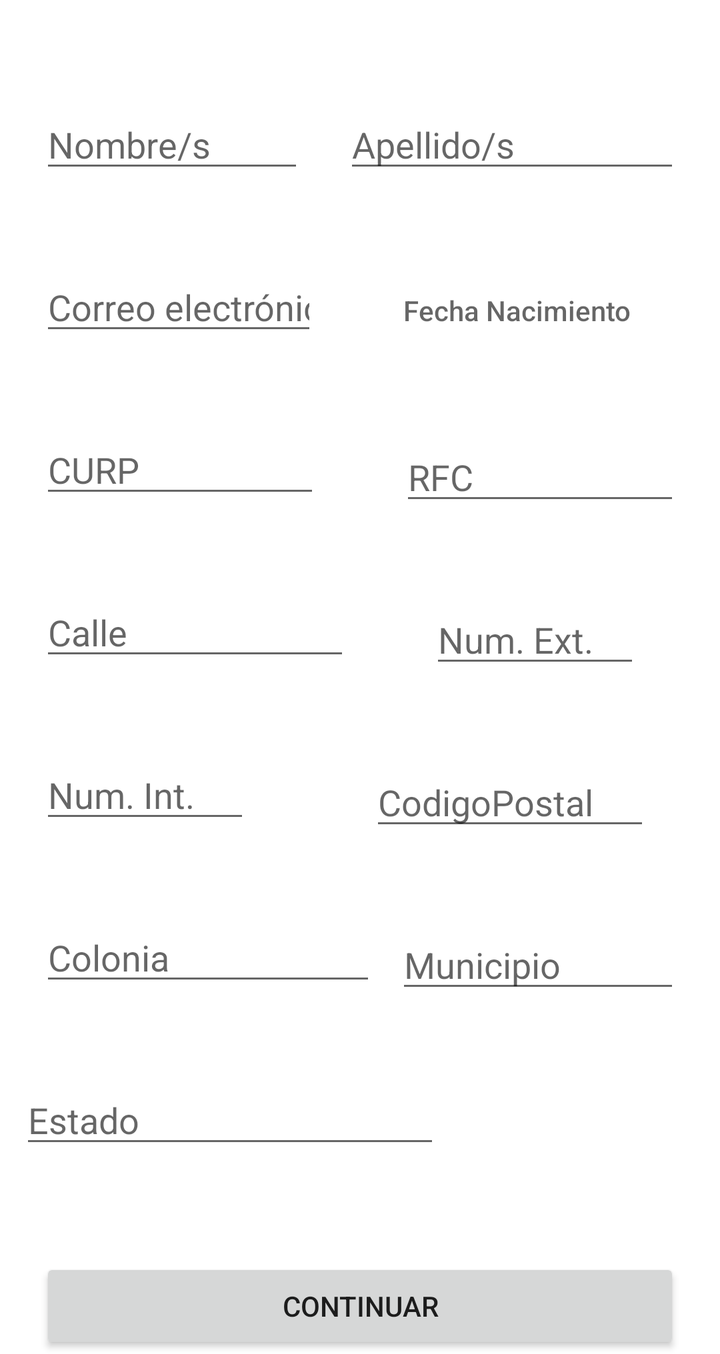
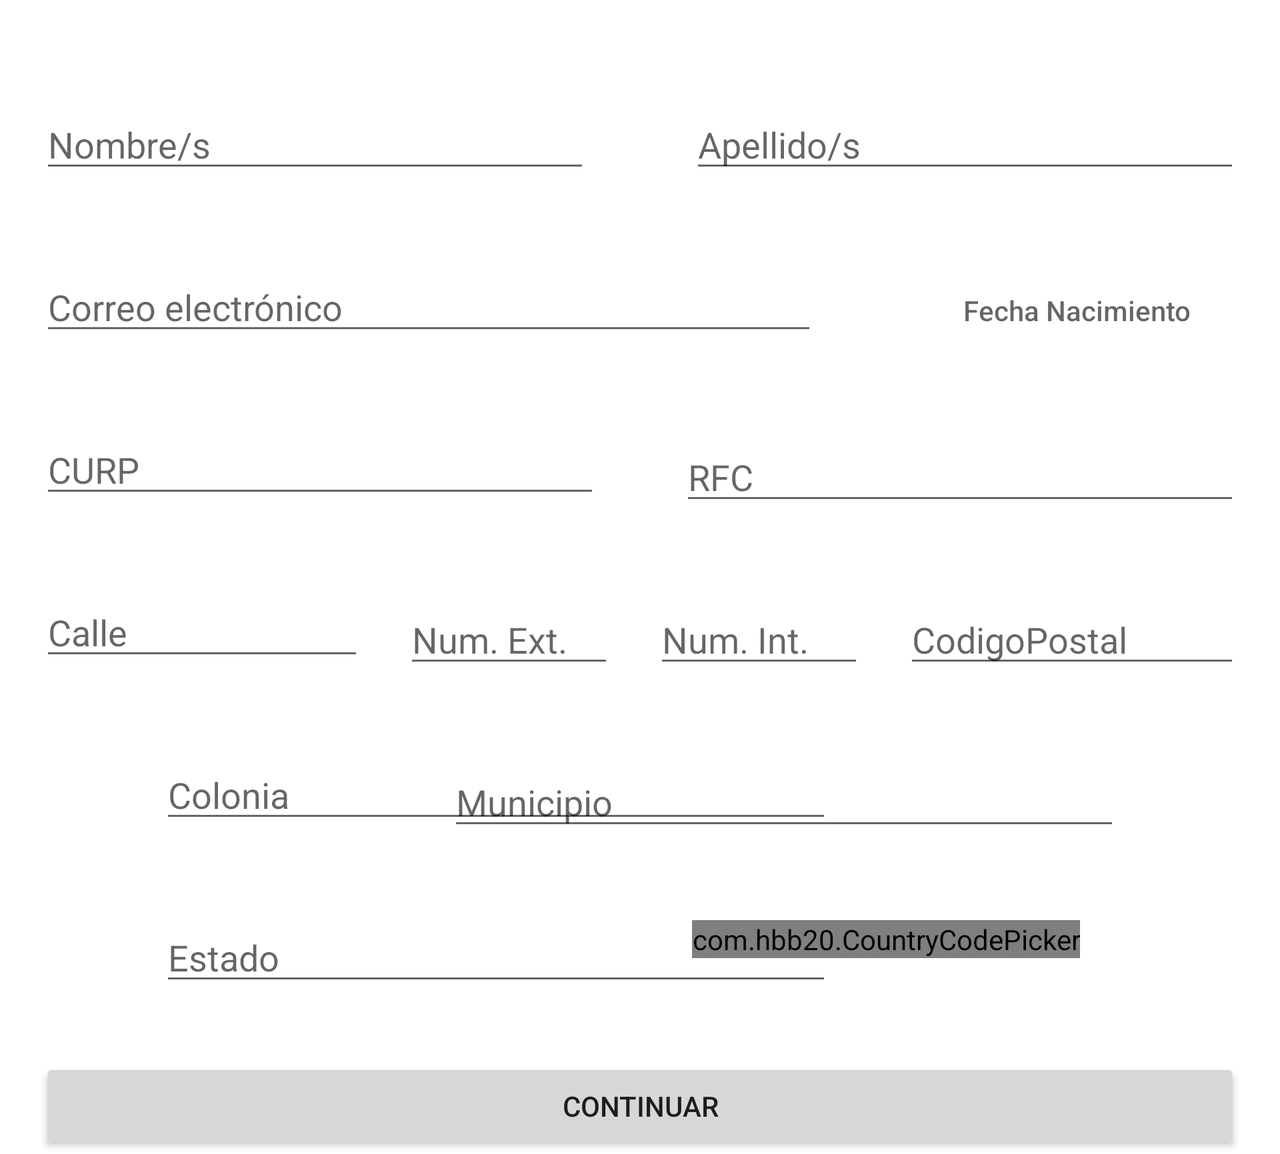

First picture: res/layout/ on a phone held upright. Second picture: the repository's own variant of that layout, on a device whose configuration matches the variant's folder. Source for both follows.
<!-- AndroidManifest.xml: application theme Theme.ContinentalInvestmentSecurities -->
<!-- res/layout/fragment_anadirclientedatosperonales.xml -->
<?xml version="1.0" encoding="utf-8"?>
<ScrollView xmlns:android="http://schemas.android.com/apk/res/android"
    xmlns:app="http://schemas.android.com/apk/res-auto"
    xmlns:tools="http://schemas.android.com/tools"
    android:layout_width="match_parent"
    android:layout_height="match_parent"
    tools:context=".ui.anadirClienteDatosPersonales.AñadirClienteDatosPeronalesFragment">

    <androidx.constraintlayout.widget.ConstraintLayout
        android:layout_width="match_parent"
        android:layout_height="match_parent">


        <androidx.appcompat.widget.AppCompatEditText
            android:id="@+id/Apellidos"
            android:layout_width="0dp"
            android:layout_height="wrap_content"
            android:layout_centerVertical="true"
            android:layout_marginTop="50dp"
            android:layout_marginEnd="20dp"
            android:ems="8"
            android:hint="Apellido/s"
            android:inputType="textPersonName"
            app:layout_constraintEnd_toEndOf="parent"
            app:layout_constraintTop_toTopOf="parent" />

        <androidx.appcompat.widget.AppCompatEditText
            android:id="@+id/Nombres"
            android:layout_width="0dp"
            android:layout_height="wrap_content"
            android:layout_centerVertical="true"
            android:layout_marginStart="20dp"
            android:layout_marginTop="50dp"
            android:layout_marginEnd="20dp"
            android:ems="10"
            android:hint="Nombre/s"
            android:inputType="textNoSuggestions"
            app:layout_constraintEnd_toStartOf="@+id/Apellidos"
            app:layout_constraintStart_toStartOf="parent"
            app:layout_constraintTop_toTopOf="parent" />

        <androidx.appcompat.widget.AppCompatEditText
            android:id="@+id/Correo"
            android:layout_width="0dp"
            android:layout_height="wrap_content"
            android:layout_centerVertical="true"
            android:layout_marginStart="20dp"
            android:layout_marginTop="40dp"
            android:layout_marginEnd="18dp"
            android:ems="10"
            android:hint="Correo electrónico"
            android:inputType="textEmailAddress"
            app:layout_constraintEnd_toStartOf="@+id/mostrarFechaNacimiento"
            app:layout_constraintHorizontal_bias="0.0"
            app:layout_constraintStart_toStartOf="parent"
            app:layout_constraintTop_toBottomOf="@+id/Nombres" />


        <androidx.appcompat.widget.AppCompatButton
            android:id="@+id/mostrarFechaNacimiento"
            style="@style/Widget.AppCompat.Button.Borderless"
            android:layout_width="wrap_content"
            android:layout_height="wrap_content"
            android:layout_centerVertical="false"
            android:layout_marginTop="40dp"
            android:layout_marginEnd="20dp"
            android:ems="10"
            android:fontFamily="sans-serif-medium"
            android:hint="Fecha Nacimiento"
            app:layout_constraintEnd_toEndOf="parent"
            app:layout_constraintTop_toBottomOf="@+id/Apellidos" />

        <androidx.appcompat.widget.AppCompatEditText
            android:id="@+id/CURP"
            android:layout_width="0dp"
            android:layout_height="wrap_content"
            android:layout_centerVertical="true"
            android:layout_marginStart="20dp"
            android:layout_marginTop="40dp"
            android:layout_marginEnd="20dp"

            android:ems="10"
            android:hint="CURP"
            android:maxLength="18"
            android:inputType="textNoSuggestions"
            app:layout_constraintEnd_toStartOf="@+id/RFC"
            app:layout_constraintStart_toStartOf="parent"
            app:layout_constraintTop_toBottomOf="@+id/Correo" />

        <androidx.appcompat.widget.AppCompatEditText
            android:id="@+id/RFC"
            android:layout_width="0dp"
            android:layout_height="wrap_content"
            android:layout_centerVertical="true"
            android:layout_marginStart="20dp"
            android:layout_marginTop="37dp"
            android:layout_marginEnd="20dp"
            android:ems="10"
            android:hint="RFC"
            android:maxLength="13"
            android:inputType="textNoSuggestions"
            app:layout_constraintEnd_toEndOf="parent"
            app:layout_constraintStart_toEndOf="@+id/CURP"
            app:layout_constraintTop_toBottomOf="@+id/mostrarFechaNacimiento" />

        <androidx.appcompat.widget.AppCompatEditText
            android:id="@+id/Municipio"
            android:layout_width="0dp"
            android:layout_height="wrap_content"
            android:layout_centerVertical="true"
            android:layout_marginStart="10dp"
            android:layout_marginTop="40dp"
            android:layout_marginEnd="20dp"
            android:ems="10"
            android:hint="Municipio"
            android:inputType="textNoSuggestions"
            app:layout_constraintEnd_toEndOf="parent"
            app:layout_constraintStart_toEndOf="@+id/Colonia"
            app:layout_constraintTop_toBottomOf="@+id/CodigoPostal" />

        <androidx.appcompat.widget.AppCompatEditText
            android:id="@+id/Calle"
            android:layout_width="0dp"
            android:layout_height="wrap_content"
            android:layout_centerVertical="true"
            android:layout_marginStart="20dp"
            android:layout_marginTop="40dp"
            android:layout_marginEnd="20dp"
            android:ems="10"
            android:hint="Calle"
            android:inputType="textNoSuggestions"
            app:layout_constraintEnd_toStartOf="@+id/NumeroExt"
            app:layout_constraintStart_toStartOf="parent"
            app:layout_constraintTop_toBottomOf="@+id/CURP" />

        <androidx.appcompat.widget.AppCompatEditText
            android:id="@+id/NumeroExt"
            android:layout_width="wrap_content"
            android:layout_height="wrap_content"
            android:layout_centerVertical="true"
            android:layout_marginStart="20dp"
            android:layout_marginTop="40dp"
            android:layout_marginEnd="40dp"
            android:ems="5"
            android:hint="Num. Ext."
            android:inputType="textNoSuggestions"
            app:layout_constraintEnd_toEndOf="parent"
            app:layout_constraintStart_toEndOf="@+id/Calle"
            app:layout_constraintTop_toBottomOf="@+id/RFC" />

        <androidx.appcompat.widget.AppCompatEditText
            android:id="@+id/NumInt"
            android:layout_width="0dp"
            android:layout_height="wrap_content"
            android:layout_centerVertical="true"
            android:layout_marginStart="20dp"
            android:layout_marginTop="40dp"
            android:ems="5"
            android:hint="Num. Int."
            android:inputType="textNoSuggestions"
            android:maxLength="5"
            app:layout_constraintStart_toStartOf="parent"
            app:layout_constraintTop_toBottomOf="@+id/Calle" />

        <androidx.appcompat.widget.AppCompatEditText
            android:id="@+id/CodigoPostal"
            android:layout_width="0dp"
            android:layout_height="wrap_content"
            android:layout_centerVertical="true"
            android:layout_marginStart="60dp"
            android:layout_marginTop="40dp"
            android:layout_marginEnd="35dp"
            android:ems="5"
            android:hint="CodigoPostal"
            android:inputType="number"
            android:maxLength="5"
            app:layout_constraintEnd_toEndOf="parent"
            app:layout_constraintStart_toEndOf="@+id/NumInt"
            app:layout_constraintTop_toBottomOf="@+id/NumeroExt" />

        <androidx.appcompat.widget.AppCompatEditText
            android:id="@+id/Colonia"
            android:layout_width="wrap_content"
            android:layout_height="wrap_content"
            android:layout_centerVertical="true"
            android:layout_marginStart="20dp"
            android:layout_marginTop="40dp"
            android:ems="8"
            android:hint="Colonia"
            android:inputType="textNoSuggestions"
            app:layout_constraintStart_toStartOf="parent"
            app:layout_constraintTop_toBottomOf="@+id/NumInt" />

        <androidx.appcompat.widget.AppCompatEditText
            android:id="@+id/Estado"
            android:layout_width="wrap_content"
            android:layout_height="wrap_content"
            android:layout_centerVertical="true"
            android:layout_marginStart="10dp"
            android:layout_marginTop="40dp"
            android:layout_marginEnd="5dp"
            android:ems="10"
            android:hint="Estado"
            android:inputType="textNoSuggestions"
            app:layout_constraintEnd_toStartOf="@+id/countryCodePicker"
            app:layout_constraintStart_toStartOf="parent"
            app:layout_constraintTop_toBottomOf="@+id/Colonia" />


        <androidx.appcompat.widget.AppCompatButton
            android:id="@+id/BotonContinuar"
            android:layout_width="match_parent"
            android:layout_height="wrap_content"
            android:layout_marginStart="20dp"
            android:layout_marginTop="50dp"
            android:layout_marginEnd="20dp"
            android:text="Continuar"
            app:layout_constraintEnd_toEndOf="parent"
            app:layout_constraintStart_toStartOf="parent"
            app:layout_constraintTop_toBottomOf="@+id/Estado" />


    </androidx.constraintlayout.widget.ConstraintLayout>
</ScrollView>
<!-- resources referenced by this layout -->
<resources>
  <style name="Theme.ContinentalInvestmentSecurities" parent="Theme.MaterialComponents.DayNight.DarkActionBar">
          
          <item name="colorPrimary">@color/purple_500</item>
          <item name="colorPrimaryVariant">@color/purple_700</item>
          <item name="colorOnPrimary">@color/white</item>
          
          <item name="colorSecondary">@color/teal_200</item>
          <item name="colorSecondaryVariant">@color/teal_700</item>
          <item name="colorOnSecondary">@color/black</item>
          
          <item name="android:statusBarColor">?attr/colorPrimaryVariant</item>
          
      </style>
</resources>
<!-- res/layout-land/fragment_anadirclientedatosperonales.xml (the repository's variant of the layout above) -->
<!-- drawn on the phone turned sideways -->
<?xml version="1.0" encoding="utf-8"?>
<ScrollView xmlns:android="http://schemas.android.com/apk/res/android"
    xmlns:app="http://schemas.android.com/apk/res-auto"
    xmlns:tools="http://schemas.android.com/tools"
    android:layout_width="match_parent"
    android:layout_height="match_parent"
    tools:context=".ui.anadirClienteDatosPersonales.AñadirClienteDatosPeronalesFragment">

    <androidx.constraintlayout.widget.ConstraintLayout
        android:layout_width="match_parent"
        android:layout_height="match_parent">


        <androidx.appcompat.widget.AppCompatEditText
            android:id="@+id/Apellidos"
            android:layout_width="0dp"
            android:layout_height="wrap_content"
            android:layout_centerVertical="true"
            android:layout_marginStart="20dp"
            android:layout_marginTop="50dp"
            android:layout_marginEnd="20dp"
            android:ems="10"
            android:hint="Apellido/s"
            android:inputType="textPersonName"
            app:layout_constraintEnd_toEndOf="parent"
            app:layout_constraintStart_toEndOf="@+id/Nombres"
            app:layout_constraintTop_toTopOf="parent" />

        <androidx.appcompat.widget.AppCompatEditText
            android:id="@+id/Nombres"
            android:layout_width="0dp"
            android:layout_height="wrap_content"
            android:layout_centerVertical="true"
            android:layout_marginStart="20dp"
            android:layout_marginTop="50dp"
            android:layout_marginEnd="30dp"
            android:ems="10"
            android:hint="Nombre/s"
            android:inputType="textPersonName"
            app:layout_constraintEnd_toStartOf="@+id/Apellidos"
            app:layout_constraintStart_toStartOf="parent"
            app:layout_constraintTop_toTopOf="parent" />

        <androidx.appcompat.widget.AppCompatEditText
            android:id="@+id/Correo"
            android:layout_width="0dp"
            android:layout_height="wrap_content"
            android:layout_centerVertical="true"
            android:layout_marginStart="20dp"
            android:layout_marginTop="40dp"
            android:layout_marginEnd="18dp"
            android:ems="10"
            android:hint="Correo electrónico"

            android:inputType="textPersonName"
            app:layout_constraintEnd_toStartOf="@+id/mostrarFechaNacimiento"
            app:layout_constraintHorizontal_bias="0.0"
            app:layout_constraintStart_toStartOf="parent"
            app:layout_constraintTop_toBottomOf="@+id/Nombres" />


        <androidx.appcompat.widget.AppCompatButton
            android:id="@+id/mostrarFechaNacimiento"
            style="@style/Widget.AppCompat.Button.Borderless"
            android:layout_width="wrap_content"
            android:layout_height="wrap_content"
            android:layout_centerVertical="false"
            android:layout_marginStart="30dp"
            android:layout_marginTop="40dp"
            android:layout_marginEnd="20dp"
            android:ems="10"
            android:fontFamily="sans-serif-medium"
            android:hint="Fecha Nacimiento"
            app:layout_constraintEnd_toEndOf="parent"
            app:layout_constraintStart_toEndOf="@+id/Correo"
            app:layout_constraintTop_toBottomOf="@+id/Apellidos" />

        <androidx.appcompat.widget.AppCompatEditText
            android:id="@+id/CURP"
            android:layout_width="0dp"
            android:layout_height="wrap_content"
            android:layout_centerVertical="true"
            android:layout_marginStart="20dp"
            android:layout_marginTop="40dp"
            android:layout_marginEnd="20dp"

            android:ems="10"
            android:hint="CURP"
            android:inputType="textPersonName"
            app:layout_constraintEnd_toStartOf="@+id/RFC"
            app:layout_constraintStart_toStartOf="parent"
            app:layout_constraintTop_toBottomOf="@+id/Correo" />

        <androidx.appcompat.widget.AppCompatEditText
            android:id="@+id/RFC"
            android:layout_width="0dp"
            android:layout_height="wrap_content"
            android:layout_centerVertical="true"
            android:layout_marginStart="20dp"
            android:layout_marginTop="37dp"
            android:layout_marginEnd="20dp"
            android:ems="10"
            android:hint="RFC"
            android:inputType="textPersonName"
            app:layout_constraintEnd_toEndOf="parent"
            app:layout_constraintStart_toEndOf="@+id/CURP"
            app:layout_constraintTop_toBottomOf="@+id/mostrarFechaNacimiento" />

        <androidx.appcompat.widget.AppCompatEditText
            android:id="@+id/Municipio"
            android:layout_width="0dp"
            android:layout_height="wrap_content"
            android:layout_centerVertical="true"
            android:layout_marginTop="40dp"
            android:layout_marginEnd="80dp"
            android:ems="16"
            android:hint="Municipio"
            android:inputType="textPersonName"
            app:layout_constraintEnd_toEndOf="parent"
            app:layout_constraintTop_toBottomOf="@+id/CodigoPostal" />

        <androidx.appcompat.widget.AppCompatEditText
            android:id="@+id/Calle"
            android:layout_width="0dp"
            android:layout_height="wrap_content"
            android:layout_centerVertical="true"
            android:layout_marginStart="20dp"
            android:layout_marginTop="40dp"
            android:layout_marginEnd="20dp"
            android:ems="9"
            android:hint="Calle"
            android:inputType="textPersonName"
            app:layout_constraintEnd_toStartOf="@+id/NumeroExt"
            app:layout_constraintStart_toStartOf="parent"
            app:layout_constraintTop_toBottomOf="@+id/CURP" />

        <androidx.appcompat.widget.AppCompatEditText
            android:id="@+id/NumeroExt"
            android:layout_width="wrap_content"
            android:layout_height="wrap_content"
            android:layout_centerVertical="true"
            android:layout_marginTop="40dp"
            android:layout_marginEnd="20dp"
            android:ems="5"
            android:hint="Num. Ext."
            android:inputType="textPersonName"
            app:layout_constraintEnd_toStartOf="@+id/NumInt"
            app:layout_constraintTop_toBottomOf="@+id/RFC" />

        <androidx.appcompat.widget.AppCompatEditText
            android:id="@+id/NumInt"
            android:layout_width="0dp"
            android:layout_height="wrap_content"
            android:layout_centerVertical="true"
            android:layout_marginTop="40dp"
            android:layout_marginEnd="20dp"
            android:ems="5"
            android:hint="Num. Int."
            android:inputType="textPersonName"
            android:maxLength="5"
            app:layout_constraintEnd_toStartOf="@+id/CodigoPostal"
            app:layout_constraintTop_toBottomOf="@+id/RFC" />

        <androidx.appcompat.widget.AppCompatEditText
            android:id="@+id/CodigoPostal"
            android:layout_width="0dp"
            android:layout_height="wrap_content"
            android:layout_centerVertical="true"
            android:layout_marginTop="40dp"
            android:layout_marginEnd="20dp"
            android:ems="8"
            android:hint="CodigoPostal"
            android:inputType="number"
            app:layout_constraintEnd_toEndOf="parent"
            app:layout_constraintTop_toBottomOf="@+id/RFC" />

        <androidx.appcompat.widget.AppCompatEditText
            android:id="@+id/Colonia"
            android:layout_width="wrap_content"
            android:layout_height="wrap_content"
            android:layout_centerVertical="true"
            android:layout_marginStart="80dp"
            android:layout_marginTop="40dp"
            android:ems="16"
            android:hint="Colonia"
            android:inputType="textPersonName"
            app:layout_constraintStart_toStartOf="parent"
            app:layout_constraintTop_toBottomOf="@+id/Calle" />

        <androidx.appcompat.widget.AppCompatEditText
            android:id="@+id/Estado"
            android:layout_width="wrap_content"
            android:layout_height="wrap_content"
            android:layout_centerVertical="true"
            android:layout_marginStart="80dp"
            android:layout_marginTop="40dp"
            android:ems="16"
            android:hint="Estado"
            android:inputType="textPersonName"
            app:layout_constraintStart_toStartOf="parent"
            app:layout_constraintTop_toBottomOf="@+id/Colonia" />

        <com.hbb20.CountryCodePicker
            android:id="@+id/countryCodePicker"
            android:layout_width="wrap_content"
            android:layout_height="wrap_content"
            android:layout_marginTop="40dp"
            android:layout_marginEnd="100dp"
            app:ccpDialog_keyboardAutoPopup="false"
            app:ccpDialog_showNameCode="false"
            app:ccp_autoDetectLanguage="true"
            app:ccp_defaultNameCode="MX"
            app:ccp_showFullName="true"
            app:ccp_showNameCode="false"
            app:ccp_showPhoneCode="false"
            app:layout_constraintEnd_toEndOf="parent"
            app:layout_constraintTop_toBottomOf="@+id/Municipio" />

        <androidx.appcompat.widget.AppCompatButton
            android:id="@+id/BotonContinuar"
            android:layout_width="match_parent"
            android:layout_height="wrap_content"
            android:layout_marginStart="20dp"
            android:layout_marginTop="50dp"
            android:layout_marginEnd="20dp"
            android:text="Continuar"
            app:layout_constraintEnd_toEndOf="parent"
            app:layout_constraintStart_toStartOf="parent"
            app:layout_constraintTop_toBottomOf="@+id/countryCodePicker" /> 


    </androidx.constraintlayout.widget.ConstraintLayout>
</ScrollView>
